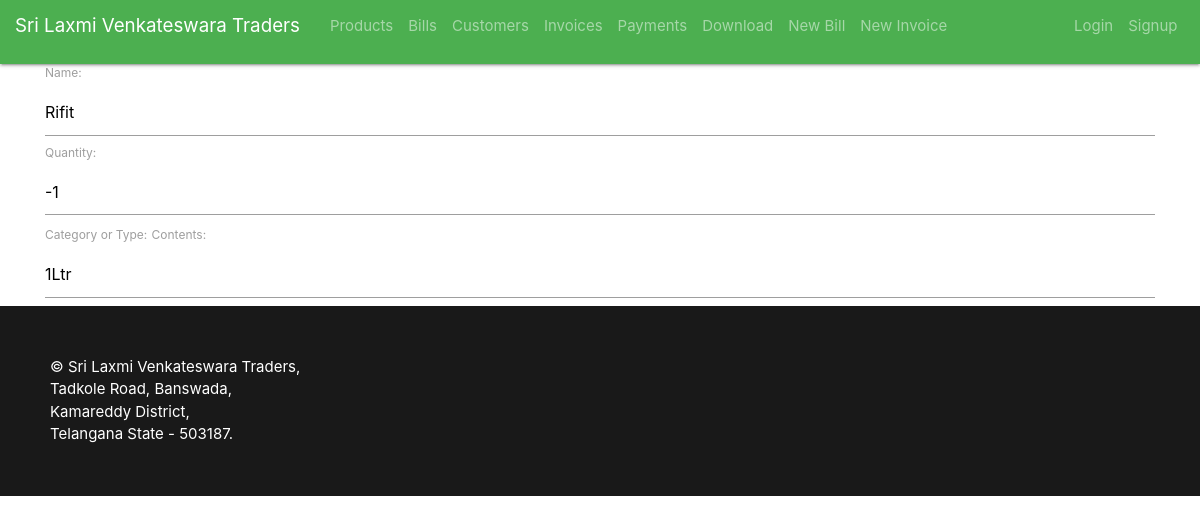
Before: /product_update/2/ with the older database file.
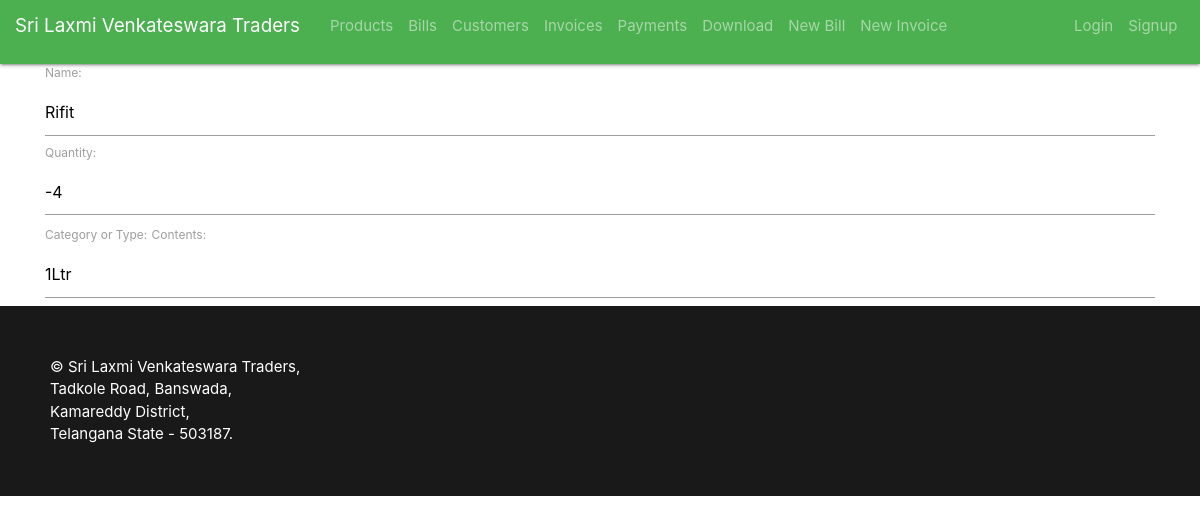
After: the same page with the newer database file.
### home/models.py (models this page shows, shortened)
class Product(models.Model):
    name = models.CharField(max_length=64)
    quantity = models.IntegerField(default=0)
    category = models.ForeignKey(Category,on_delete=models.SET_DEFAULT,default=1)# 1 for others
    contents = models.CharField(max_length=16)
    details = models.TextField(default='')

class Category(models.Model):
    name = models.CharField(max_length=32)
    def __str__(self):
        return self.name

### home/views.py (the view)
# urls.py: path('product_update/<int:pk>/',ProductUpdateView.as_view(template_name='home/product_update.html'),name='product_update'),
class ProductUpdateView(UpdateView):
    form_class = ProductForm
    model = Product

### home/forms.py
class ProductForm(ModelForm):
    class Meta:
        model = Product
        fields = ['name','quantity','category','contents']
        labels = {
            'category' : "Category or Type"
        }
        widgets = {
            'category' : Select(attrs={'class':'browser_default'})
        }

### home/templates/home/product_update.html
{% extends 'home/base.html' %}
{% block content %}
    {{ form  }}
{% endblock %}

Changed rows visible on the page:
changed Product "1Ltr": quantity "-1" → "-4"
